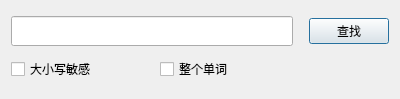
<?xml version="1.0" encoding="UTF-8"?>
<ui version="4.0">
 <class>Dialog</class>
 <widget class="QDialog" name="Dialog">
  <property name="geometry">
   <rect>
    <x>0</x>
    <y>0</y>
    <width>400</width>
    <height>99</height>
   </rect>
  </property>
  <property name="windowTitle">
   <string>查找</string>
  </property>
  <layout class="QGridLayout" name="gridLayout" columnstretch="1,1,0">
   <property name="horizontalSpacing">
    <number>16</number>
   </property>
   <item row="0" column="0" colspan="2">
    <widget class="QLineEdit" name="findText">
     <property name="sizePolicy">
      <sizepolicy hsizetype="Expanding" vsizetype="Fixed">
       <horstretch>0</horstretch>
       <verstretch>0</verstretch>
      </sizepolicy>
     </property>
     <property name="minimumSize">
      <size>
       <width>0</width>
       <height>30</height>
      </size>
     </property>
    </widget>
   </item>
   <item row="0" column="2">
    <widget class="QPushButton" name="findButton">
     <property name="text">
      <string>查找</string>
     </property>
    </widget>
   </item>
   <item row="1" column="0">
    <widget class="QCheckBox" name="checkSensitive">
     <property name="text">
      <string>大小写敏感</string>
     </property>
    </widget>
   </item>
   <item row="1" column="1">
    <widget class="QCheckBox" name="checkWhole">
     <property name="text">
      <string>整个单词</string>
     </property>
    </widget>
   </item>
  </layout>
 </widget>
 <tabstops>
  <tabstop>findText</tabstop>
  <tabstop>checkSensitive</tabstop>
  <tabstop>checkWhole</tabstop>
  <tabstop>findButton</tabstop>
 </tabstops>
 <resources/>
 <connections/>
</ui>
